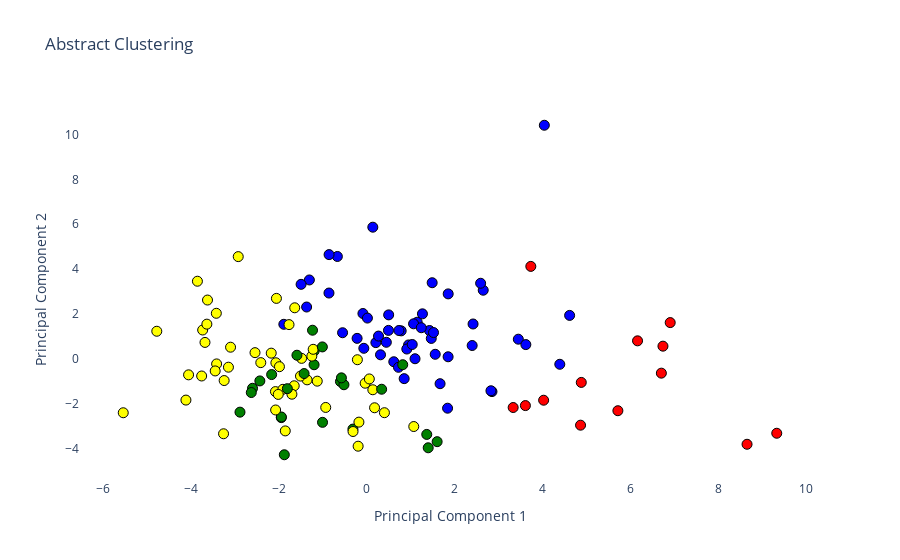

The notebook cell saved with this chart:
### Code cell
df['Cluster'] = cluster_labels

import plotly.graph_objects as go # Import the graphical object
import plotly.colors as colors


# Define custom colors for each cluster label
cluster_colors = ['red', 'blue', 'green', 'yellow', 'orange', "pink", "black", "grey"]

fig = go.Figure(data=go.Scatter(
    x=X_pca[:, 0], y=X_pca[:, 1],
    mode='markers',
    marker=dict(
        color=[cluster_colors[label] for label in cluster_labels],
        size=10,  # Adjust the marker size here
        line=dict(width=1, color='Black')
    ),
    hovertemplate='<b>Title:</b> %{text}',
    text=df['title']
))


# Set plot title and axis labels
fig.update_layout(
    title='Abstract Clustering',
    xaxis_title='Principal Component 1',
    yaxis_title='Principal Component 2',
    plot_bgcolor='white'  # Set the background color to white
)

plot(fig,
     image_filename='abstracts_cluster_bert_plot_1', 
     image='png', 
     image_width=1000, 
     image_height=1000
)

# Show the plot
fig.show()

### Figure 1 — Plotly figure (JSON) as saved in the notebook; plotly's stock layout.template omitted (floating-point values rounded to 4 significant figures; data arrays with more than 128 entries replaced by an {"elided": "..."} marker saying what was removed)
{"data": [{"hovertemplate": "<b>Title:</b> %{text}", "marker": {"color": {"elided": "140 str values"}, "line": {"color": "Black", "width": 1}, "size": 10}, "mode": "markers", "text": {"elided": "140 str values"}, "type": "scatter", "x": {"elided": "140 float values"}, "y": {"elided": "140 float values"}}], "layout": {"autosize": true, "plot_bgcolor": "white", "title": {"text": "Abstract Clustering"}, "xaxis": {"autorange": true, "range": [-6.47, 10.25], "title": {"text": "Principal Component 1"}, "type": "linear"}, "yaxis": {"autorange": true, "range": [-5.778, 11.91], "title": {"text": "Principal Component 2"}, "type": "linear"}}}
